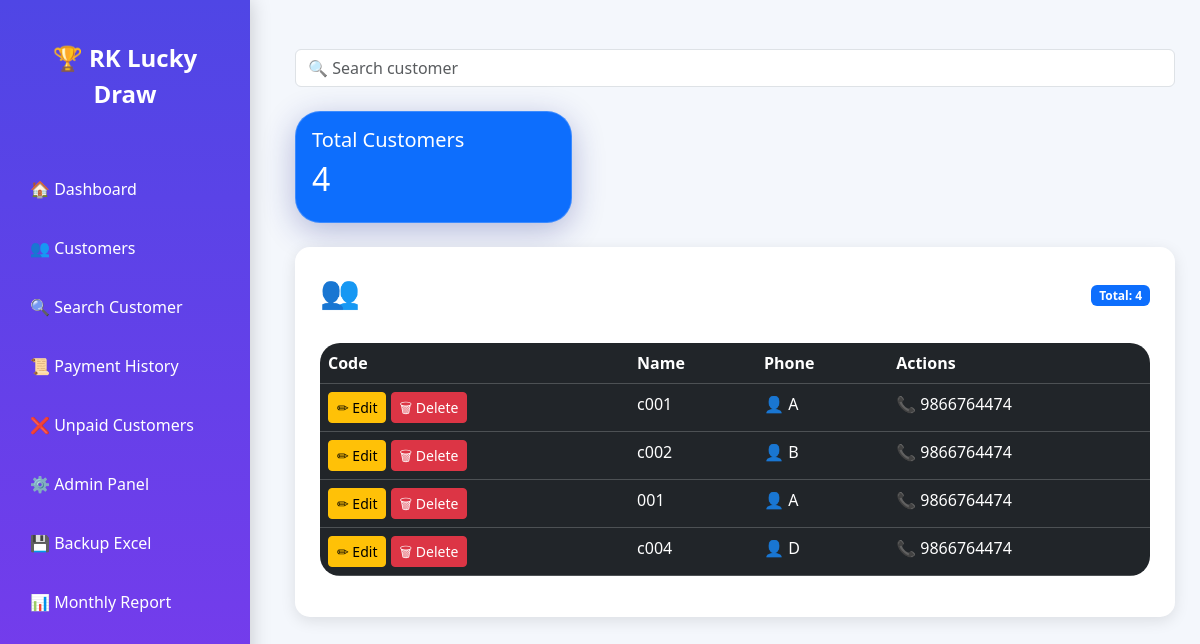
The app's page /customers/ with its own data.
### payments/models.py (models this page shows, shortened)
class Customer(models.Model):
    customer_code = models.CharField(max_length=20, unique=True)
    name = models.CharField(max_length=100)
    phone = models.CharField(max_length=15)

### payments/views.py (the view)
# urls.py: path('customers/', views.customers, name='customers'),
def customers(request):
    query = request.GET.get('q')
    customers = Customer.objects.all()
    if query:
        customers = customers.filter(
            Q(customer_code__icontains=query) |
            Q(name__icontains=query) |
            Q(phone__icontains=query)
        )
    return render(
        request,
        'customers.html',
        {
            'customers': customers
        }
    )

### payments/templates/customers.html
{% extends 'base.html' %}
{% block content %}
<form method="GET" class="mb-4">
    <input type="text"
           name="q"
           class="form-control"
           placeholder="🔍 Search customer">
</form>
    <div class="row mb-4">
    <div class="col-md-4">
        <div class="card bg-primary text-white">
            <div class="card-body">
                <h5>Total Customers</h5>
                <h2>{{ customers|length }}</h2>
            </div>
        </div>
    </div>
</div>
<div class="page-card">
    <div class="d-flex justify-content-between align-items-center mb-4">
        <h2>👥 Customers</h2>
        <span class="badge bg-primary">
            Total: {{ customers|length }}
        </span>
    </div>
    <table class="table table-dark table-hover">
        <thead>
            <tr>
                <th>Code</th>
                <th>Name</th>
                <th>Phone</th>
                <th>Actions</th>
            </tr>
        </thead>
        <tbody>
        {% for customer in customers %}
            <tr>
                <td>
    <a href="{% url 'edit_customer' customer.id %}"
   class="btn btn-warning btn-sm">
   ✏ Edit
</a>
<a href="{% url 'delete_customer' customer.id %}"
   class="btn btn-danger btn-sm"
   onclick="return confirm('Delete this customer?')">
   🗑 Delete
</a>
</td>
                <td>{{ customer.customer_code }}</td>
                <td>
                    👤 {{ customer.name }}
                </td>
                <td>
                    📞 {{ customer.phone }}
                </td>
            </tr>
        {% endfor %}
        </tbody>
    </table>
</div>
{% endblock %}

### static/css/style.css (style rules this page uses)
body { background: linear-gradient( 135deg, #0f172a, #1e3a8a, #7c3aed ); min-height:100vh; color:white; }
.card { background: rgba(255,255,255,0.15); backdrop-filter: blur(15px); border-radius: 25px; border: 1px solid rgba(255,255,255,0.2); box-shadow: 0 8px 32px rgba(31,38,135,0.3); transition: 0.4s; }
table { border-radius:20px; overflow:hidden; background:white; color:black; }
body { background: linear-gradient( 135deg, #0f172a, #1e3a8a, #7c3aed ); min-height:100vh; color:white; font-family:'Segoe UI',sans-serif; }
.page-card { background: rgba(255,255,255,.12); backdrop-filter: blur(20px); border-radius: 25px; padding: 30px; box-shadow: 0 10px 40px rgba(0,0,0,.4); }
.table { border-radius:20px; overflow:hidden; }

### payments/templates/base.html (style rules this page uses)
body { background:#f4f7fc; }
.page-card { background:white; padding:25px; border-radius:15px; box-shadow:0 4px 15px rgba(0,0,0,0.1); }

### records on screen
Customer: customer_code "c001", name "A", phone "9866764474"
Customer: customer_code "c002", name "B", phone "9866764474"
Customer: customer_code "001", name "A", phone "9866764474"
Customer: customer_code "c004", name "D", phone "9866764474"

### other values on screen
{{ customers|length }} "4"
